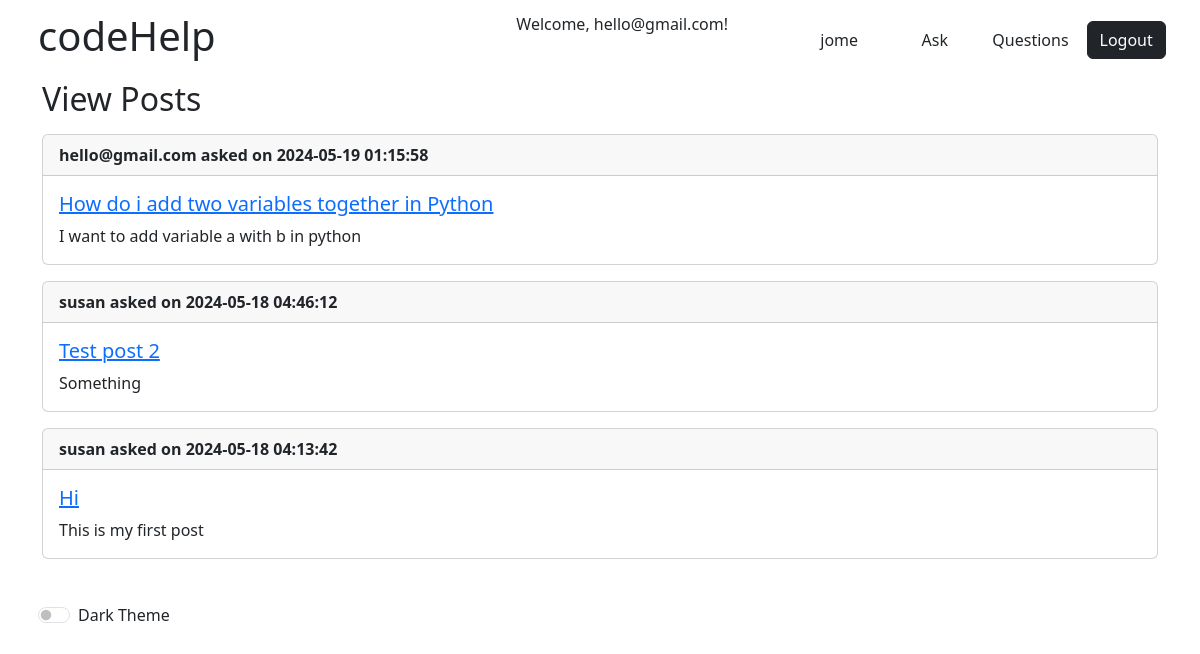
/viewPosts (signed in), run on the app's committed database.
### app/models.py (models this page shows, shortened)
class User(UserMixin, db.Model):
    id: so.Mapped[int] = so.mapped_column(primary_key=True)
    username: so.Mapped[str] = so.mapped_column(sa.String(64), index=True,
                                                unique=True)
    email: so.Mapped[str] = so.mapped_column(sa.String(120), index=True,
                                             unique=True)
    password_hash: so.Mapped[Optional[str]] = so.mapped_column(sa.String(256))
    posts: so.WriteOnlyMapped['Post'] = so.relationship(
        back_populates='author')
    comments: so.WriteOnlyMapped['Comment'] = so.relationship(
        back_populates='author')

class Post(db.Model):
    id: so.Mapped[int] = so.mapped_column(primary_key=True)
    title: so.Mapped[str] = so.mapped_column(sa.String(140))
    body: so.Mapped[str] = so.mapped_column(sa.String(256))
    timestamp: so.Mapped[datetime] = so.mapped_column(
        index=True, default=lambda: datetime.now(timezone.utc).replace(microsecond=0))
    user_id: so.Mapped[int] = so.mapped_column(sa.ForeignKey(User.id),
                                               index=True)
    author: so.Mapped[User] = so.relationship(back_populates='posts')
    comments: so.WriteOnlyMapped['Comment'] = so.relationship(
        back_populates='post')

### app/routes.py (the view)
@app.route('/viewPosts')
def viewPosts():
    posts = Post.query.order_by(desc(Post.timestamp)).all()
    return render_template('viewPosts.html', posts=posts)

### app/models.py (called while the page is built)
@login.user_loader
def load_user(id):
    return db.session.get(User, int(id))

### app/templates/viewPosts.html
{% extends "base.html" %}
{% block content %}
<div class="container">
    <h2>View Posts</h2>
    <div id="posts" class="mt-3">
        {% for post in posts %}
        <div class="card mb-3">
            <div class="card-header">
                <strong>{{ post.author.username }} asked on {{post.timestamp}}</strong>
            </div>
            <div class="card-body">
                <h5 class="card-title"><a href="{{ url_for('postDetails', post_id=post.id) }}">{{ post.title }}</a></h5>
                <p class="card-text">{{ post.body }}</p>
            </div>
        </div>
        {% endfor %}
    </div>
</div>
{% endblock %}

### app/templates/base.html (shortened to what this page needs)
<!DOCTYPE html>
<html>
<head>
	<link href="https://cdn.jsdelivr.net/npm/bootstrap@5.3.3/dist/css/bootstrap.min.css" rel="stylesheet">
    <link href="{{ url_for('static', filename='codeHelp.css') }}" rel="stylesheet">
</head>
<body>
    <div class="container p-2 my-1">
        <div class="row">
            <div class="col-md-5 d-flex">
                <h1>codeHelp</h1>
            </div>
            <div class="col-md-3 d-flex">
                {% if current_user.is_authenticated %}
                <p>Welcome, {{ current_user.username }}!</p>
                {% else %}
                <p>Test_no_user</p>
                {% endif %}
            </div>
            <div class="col-md-1 d-flex align-items-center justify-content-center">
                <a href="{{ url_for('index') }}" type="button" class="btn btn-home">jome</a>
            </div>
            <div class="col-md-1 d-flex align-items-center justify-content-center">
                <a href="{{ url_for('newPost') }}" class="btn btn-ask">Ask</a>
            </div>
            <div class="col-md-1 d-flex align-items-center justify-content-center">
                <a href="{{ url_for('viewPosts') }}" class="btn btn-ask">Questions</a>
            </div>
            <div class="col-md-1 d-flex align-items-center justify-content-center">
                {% if current_user.is_anonymous %}
                <a href="{{ url_for('login') }}" type="button" class="btn btn2 btn-login btn-dark rounded">Login</a>
                {% else %}
                <a href="{{ url_for('logout') }}" type="button" class="btn btn2 btn-login btn-dark rounded">Logout</a>
                {% endif %}
            </div>
        </div>
    </div>
    <div id="content">
        {% block content %}{% endblock %}
    </div>
    <footer class="footer mt-auto py-3">
        <div class="container p-2 my-1">
            <div class="form-check form-switch">
                <input class="form-check-input" type="checkbox" id="themeToggle" value="light">
                <label class="form-check-label" for="themeToggle">Dark Theme</label>
            </div>
        </div>
    </footer>
</body>
</html>

### app/static/codeHelp.css (style rules this page uses)
body { background-color: #ffffff; color: #212529; }

### data on the page
User: username "hello@gmail.com"
Post: author.username "hello@gmail.com", timestamp "2024-05-19 01:15:58", title "How do i add two variables together in Python", body "I want to add variable a with b in python"
Post: author.username "susan", timestamp "2024-05-18 04:46:12", title "Test post 2", body "Something"
Post: author.username "susan", timestamp "2024-05-18 04:13:42", title "Hi", body "This is my first post"
